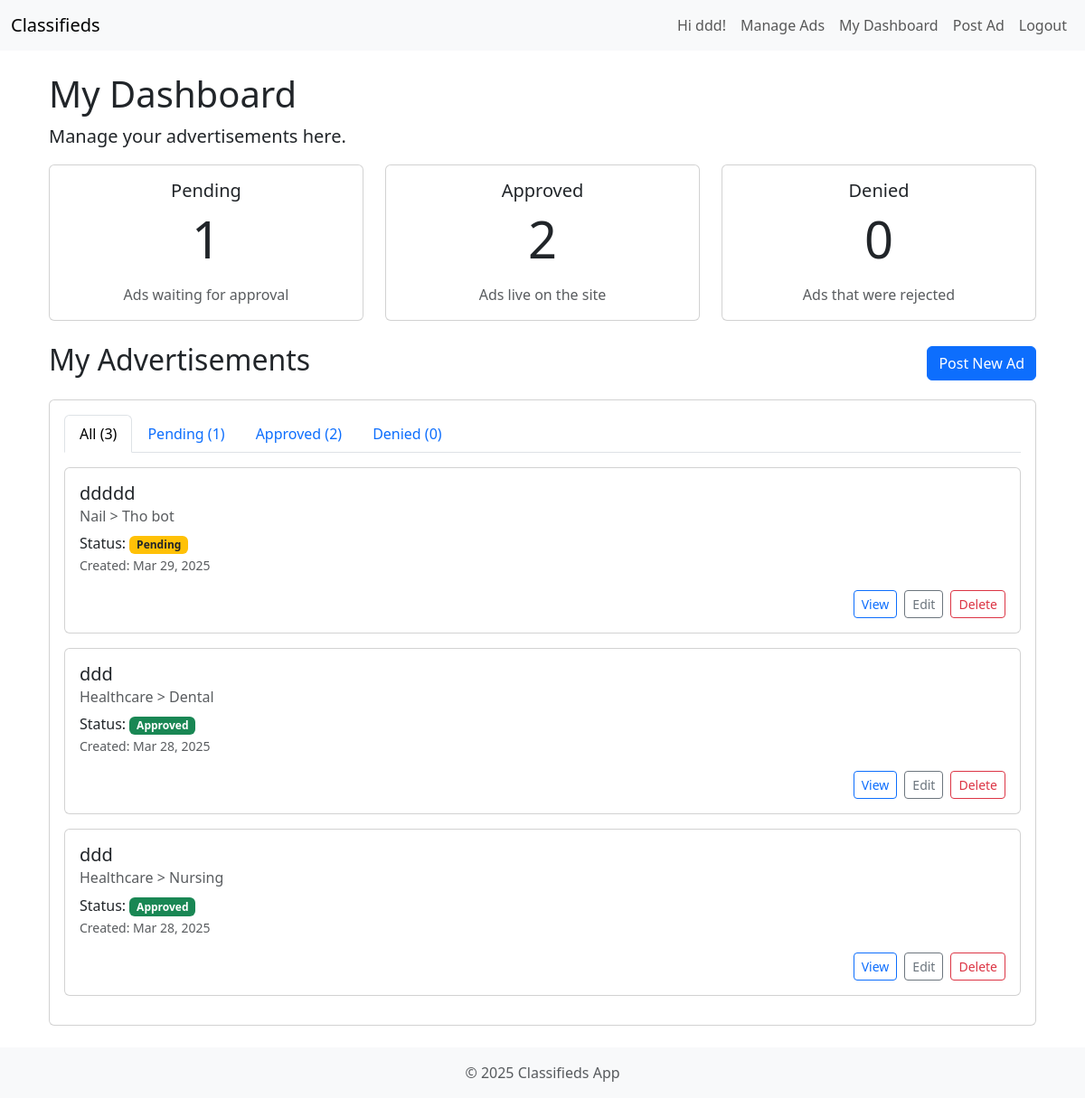
The app's page /dashboard/ (signed in), older data.
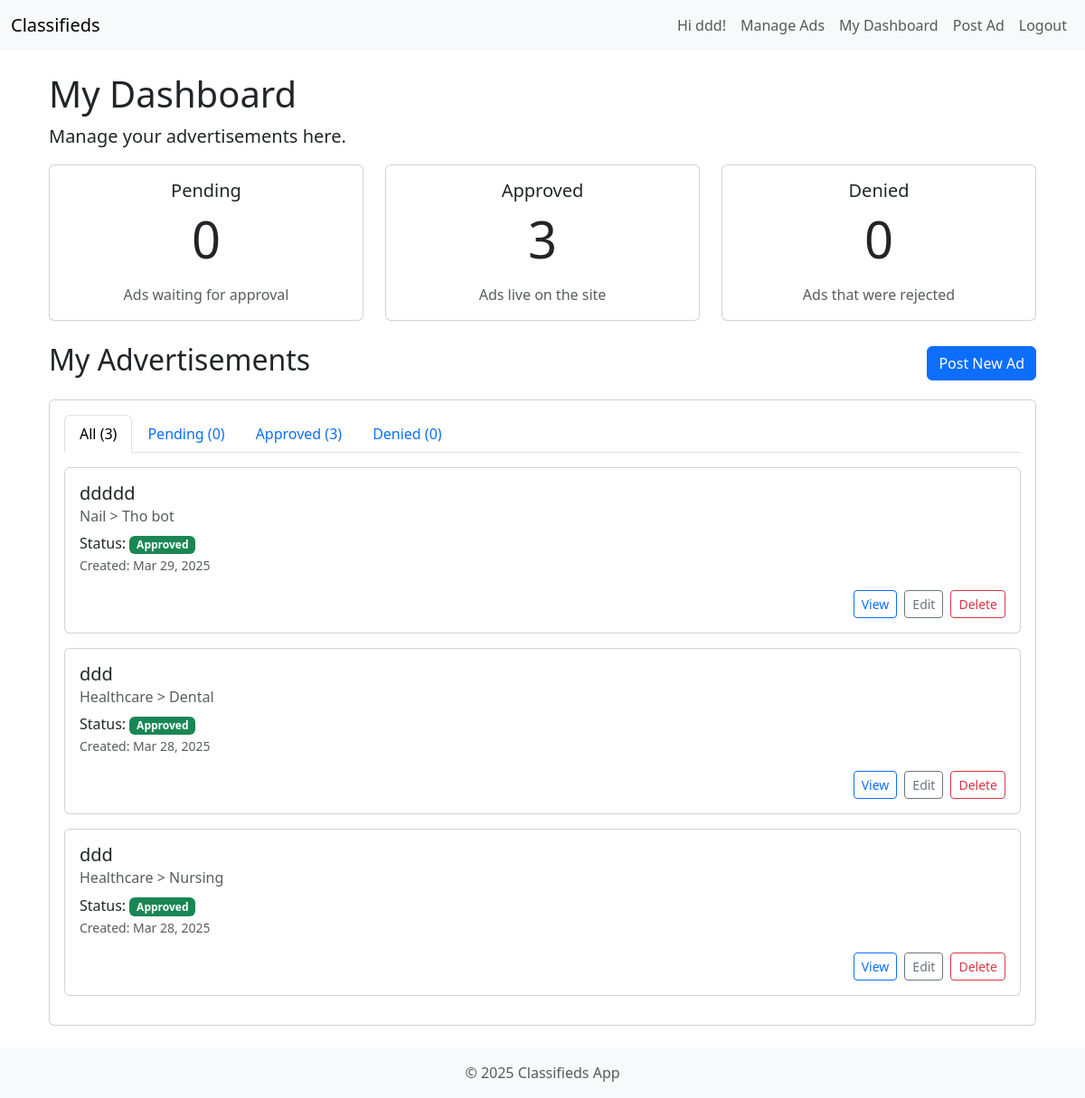
The same page, newer data.
### listings/models.py (models this page shows, shortened)
class Ad(models.Model):
    STATUS_PENDING = 'pending'
    STATUS_APPROVED = 'approved'
    STATUS_DENIED = 'denied'
    STATUS_CHOICES = [
        (STATUS_PENDING, 'Pending Approval'),
        (STATUS_APPROVED, 'Approved'),
        (STATUS_DENIED, 'Denied'),
    ]
    PRICE_TYPE_FIXED = 'fixed'
    PRICE_TYPE_PER_HOUR = 'per_hour'
    PRICE_TYPE_NEGOTIABLE = 'negotiable'
    PRICE_TYPE_FREE = 'free' # Added Free as an option
    PRICE_TYPE_CHOICES = [
        (PRICE_TYPE_FIXED, 'Fixed Price'),
        (PRICE_TYPE_PER_HOUR, 'Per Hour'),
        (PRICE_TYPE_NEGOTIABLE, 'Negotiable'),
        (PRICE_TYPE_FREE, 'Free'),
    ]
    title = models.CharField(max_length=200)
    description = models.TextField()
    price_type = models.CharField(
        max_length=10,
        choices=PRICE_TYPE_CHOICES,
        default=PRICE_TYPE_FIXED
    )
    price = models.DecimalField(max_digits=10, decimal_places=2, blank=True, null=True) # Keep allowing null
    location = models.CharField(max_length=150, blank=True, null=True)
    category = models.ForeignKey(Category, on_delete=models.SET_NULL, null=True, related_name='ads')
    subcategory = models.ForeignKey(SubCategory, on_delete=models.SET_NULL, null=True, related_name='ads')
    author = models.ForeignKey(User, on_delete=models.CASCADE, related_name='ads')
    status = models.CharField(max_length=10, choices=STATUS_CHOICES, default=STATUS_PENDING)
    created_at = models.DateTimeField(auto_now_add=True)
    updated_at = models.DateTimeField(auto_now=True)
    class Meta:
        ordering = ['-created_at'] # Show newest ads first by default

class Category(models.Model):
    name = models.CharField(max_length=100, unique=True)
    slug = models.SlugField(max_length=110, unique=True, blank=True)
    description = models.TextField(blank=True, null=True)
    class Meta:
        verbose_name_plural = "Categories" # Correct pluralization in admin

class SubCategory(models.Model):
    category = models.ForeignKey(Category, on_delete=models.CASCADE, related_name='subcategories')
    name = models.CharField(max_length=100)
    slug = models.SlugField(max_length=110, unique=True, blank=True)
    description = models.TextField(blank=True, null=True)
    class Meta:
        verbose_name_plural = "Subcategories"
        unique_together = ('category', 'name') # Ensure unique subcategory names within a category

### listings/views.py (the view)
# urls.py: path('dashboard/', UserDashboardView.as_view(), name='user_dashboard'),
class UserDashboardView(LoginRequiredMixin, ListView):
    model = Ad
    template_name = 'listings/user/dashboard.html'
    context_object_name = 'ads'
    def get_queryset(self):
        return Ad.objects.filter(author=self.request.user).order_by('-created_at')
    def get_context_data(self, **kwargs):
        context = super().get_context_data(**kwargs)
        context['pending_count'] = self.get_queryset().filter(status=Ad.STATUS_PENDING).count()
        context['approved_count'] = self.get_queryset().filter(status=Ad.STATUS_APPROVED).count()
        context['denied_count'] = self.get_queryset().filter(status=Ad.STATUS_DENIED).count()
        return context

### listings/templatetags/listing_filters.py (called while the page is built)
@register.filter(name='filter_status')
def filter_status(ads, status):
    return [ad for ad in ads if ad.status == status]

### templates/listings/user/dashboard.html (shortened to what this page needs)
{% extends "base.html" %}
{% load listing_filters %}
{% block content %}
<div class="container mt-4">
    <h1>My Dashboard</h1>
    <p class="lead">Manage your advertisements here.</p>
    <div class="row mb-4">
        <div class="col-md-4">
            <div class="card text-center h-100">
                <div class="card-body">
                    <h5 class="card-title">Pending</h5>
                    <p class="card-text display-4">{{ pending_count }}</p>
                    <p class="card-text text-muted">Ads waiting for approval</p>
                </div>
            </div>
        </div>
        <div class="col-md-4">
            <div class="card text-center h-100">
                <div class="card-body">
                    <h5 class="card-title">Approved</h5>
                    <p class="card-text display-4">{{ approved_count }}</p>
                    <p class="card-text text-muted">Ads live on the site</p>
                </div>
            </div>
        </div>
        <div class="col-md-4">
            <div class="card text-center h-100">
                <div class="card-body">
                    <h5 class="card-title">Denied</h5>
                    <p class="card-text display-4">{{ denied_count }}</p>
                    <p class="card-text text-muted">Ads that were rejected</p>
                </div>
            </div>
        </div>
    </div>
    <div class="d-flex justify-content-between align-items-center mb-3">
        <h2>My Advertisements</h2>
        <a href="{% url 'ad_create' %}" class="btn btn-primary">Post New Ad</a>
    </div>
    <div class="card">
        <div class="card-body">
            <ul class="nav nav-tabs mb-3" id="adTabs" role="tablist">
                <li class="nav-item" role="presentation">
                    <button class="nav-link active" id="all-tab" data-bs-toggle="tab" data-bs-target="#all" type="button" role="tab" aria-controls="all" aria-selected="true">All ({{ ads|length }})</button>
                </li>
                <li class="nav-item" role="presentation">
                    <button class="nav-link" id="pending-tab" data-bs-toggle="tab" data-bs-target="#pending" type="button" role="tab" aria-controls="pending" aria-selected="false">Pending ({{ pending_count }})</button>
                </li>
                <li class="nav-item" role="presentation">
                    <button class="nav-link" id="approved-tab" data-bs-toggle="tab" data-bs-target="#approved" type="button" role="tab" aria-controls="approved" aria-selected="false">Approved ({{ approved_count }})</button>
                </li>
                <li class="nav-item" role="presentation">
                    <button class="nav-link" id="denied-tab" data-bs-toggle="tab" data-bs-target="#denied" type="button" role="tab" aria-controls="denied" aria-selected="false">Denied ({{ denied_count }})</button>
                </li>
            </ul>
            <div class="tab-content" id="adTabsContent">
                <div class="tab-pane fade show active" id="all" role="tabpanel" aria-labelledby="all-tab">
                    {% include "listings/user/ad_list_table.html" with ads=ads %}
                </div>
            </div>
        </div>
    </div>
</div>
{% endblock content %}

### templates/listings/user/ad_list_table.html
{% for ad in ads %}
<div class="card mb-3">
    <div class="card-body">
        <h5 class="card-title">{{ ad.title }}</h5>
        <h6 class="card-subtitle mb-2 text-muted">
            {{ ad.category.name }}
            {% if ad.subcategory %}
                > {{ ad.subcategory.name }}
            {% endif %}
        </h6>
        <p class="card-text">
            Status:
            {% if ad.status == 'pending' %}
                <span class="badge bg-warning text-dark">Pending</span>
            {% elif ad.status == 'approved' %}
                <span class="badge bg-success">Approved</span>
            {% elif ad.status == 'denied' %}
                <span class="badge bg-danger">Denied</span>
            {% endif %}
            <br>
            <small class="text-muted">Created: {{ ad.created_at|date:"M d, Y" }}</small>
        </p>
        <div class="d-flex justify-content-end">
             <a href="{% url 'ad_detail' ad.pk %}" class="btn btn-sm btn-outline-primary me-2">View</a>
             <a href="{% url 'ad_update' ad.pk %}" class="btn btn-sm btn-outline-secondary me-2">Edit</a>
             <a href="{% url 'ad_delete' ad.pk %}" class="btn btn-sm btn-outline-danger">Delete</a>
        </div>
    </div>
</div>
{% empty %}
<div class="alert alert-info text-center" role="alert">
    You haven't posted any ads yet.
</div>
{% endfor %}

Row changes from the older to the newer data that the page shows:
changed Ad "ddddd": status "Pending" → "Approved"
Text that changed along with them:
{{ pending_count }}: "1" → "0"
{{ approved_count }}: "2" → "3"
